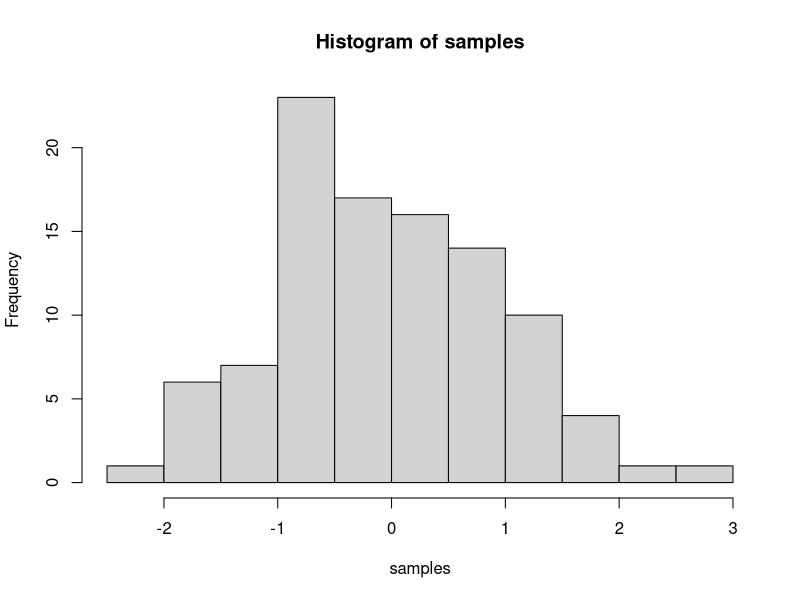
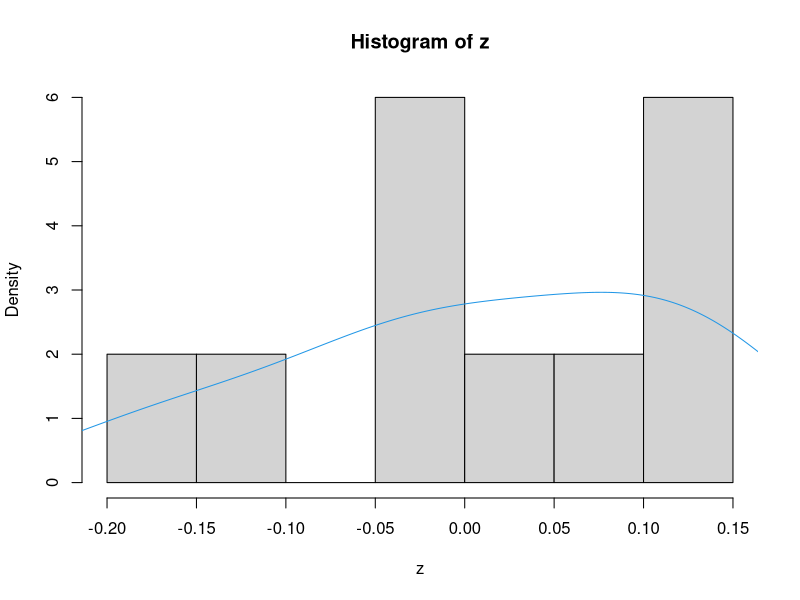

Write R code to recreate these figures, in order.
## ---- chunk 1
knitr::opts_chunk$set(message=FALSE,warning=FALSE, cache=TRUE)
## ---- chunk 2
15+20
12*12
126/3
(2+5+4)/5
## ---- chunk 3
samples <- rnorm(100, mean=0, sd=1)
hist(samples)
## ---- chunk 4
1+2
2*5
5/3
(1+6+4)/5

## ---- chunk 5
a<-1
b<-2
a+b

d<-c(1,2,3)
e<-c(5,6,7)
d+e
d*e
d/e

## ---- chunk 6
# for loop solution
# i becomes the number 1 to 100 at each step of the loop


a <- length(100) # make empty variable, set length to 100
for (i in 1:100){
  a[i] <-i #assigns the number in i, to the ith index of a
}

print(a)

# for loop solution #2

a<-c() #create empty variable using combine command
for (i in 1:100){
  a<-c(a,i) # keeps combining a with itself and the new number in i
}
print(a)

# seq solution
a <- seq(1,100,1) # look up help for seq using ?seq() in console
print(a)

## ---- chunk 7
z<-rnorm(10,0,0.1)
hist(z,probability=TRUE)
lines(density(z),col=4)
(z+5)
summary(z) ### Give summary of the distribution
